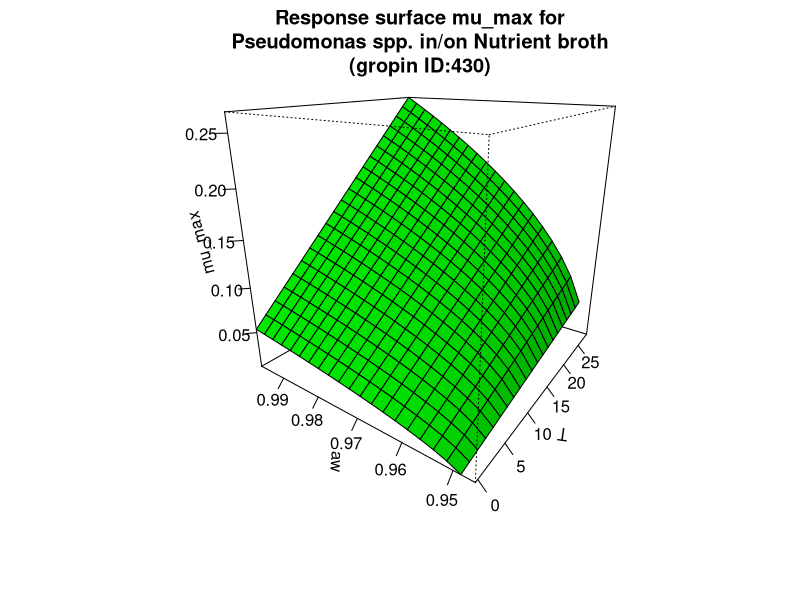

Here is the R script that generated this plot:
#############################
# start of Parameter script
#############################
T <- seq(-0.3996003996004,28.2282,length.out=21)
aw <- seq(0.946053946053946,0.996996,length.out=21)
#############################
# end of Parameter script
#############################
############################# 
# start of Model script Gropin ID 430 
#############################
 
# constant coefficients for this model
 
variables <- data.frame(T,aw)
argumentsPar <- expand.grid(variables)
 
# heart of the model
response_surface <- function(T,aw) {
   mumax <-0.03346*(T+7.6)*sqrt(aw-0.947)

return(mumax=mumax)
} 

# output parameters
mumax <- cbind(argumentsPar,response_surface(argumentsPar['T'],argumentsPar['aw']))
colnames(mumax) <- c(colnames(argumentsPar),'mumax')
#############################
# End of Model script
#############################
############################# 
# start of Visualisation script Gropin ID 430 
#############################
persp(T,aw,matrix(unlist(mumax$mumax),nrow=21),col = 'green',xlab='T',ylab='aw',zlab='mu_max',main='Response surface mu_max for
Pseudomonas spp. in/on Nutrient broth
(gropin ID:430)',theta=305,phi=20,shade=0.25,ticktype = 'detailed')
#############################
# End of Visualisation script
#############################
